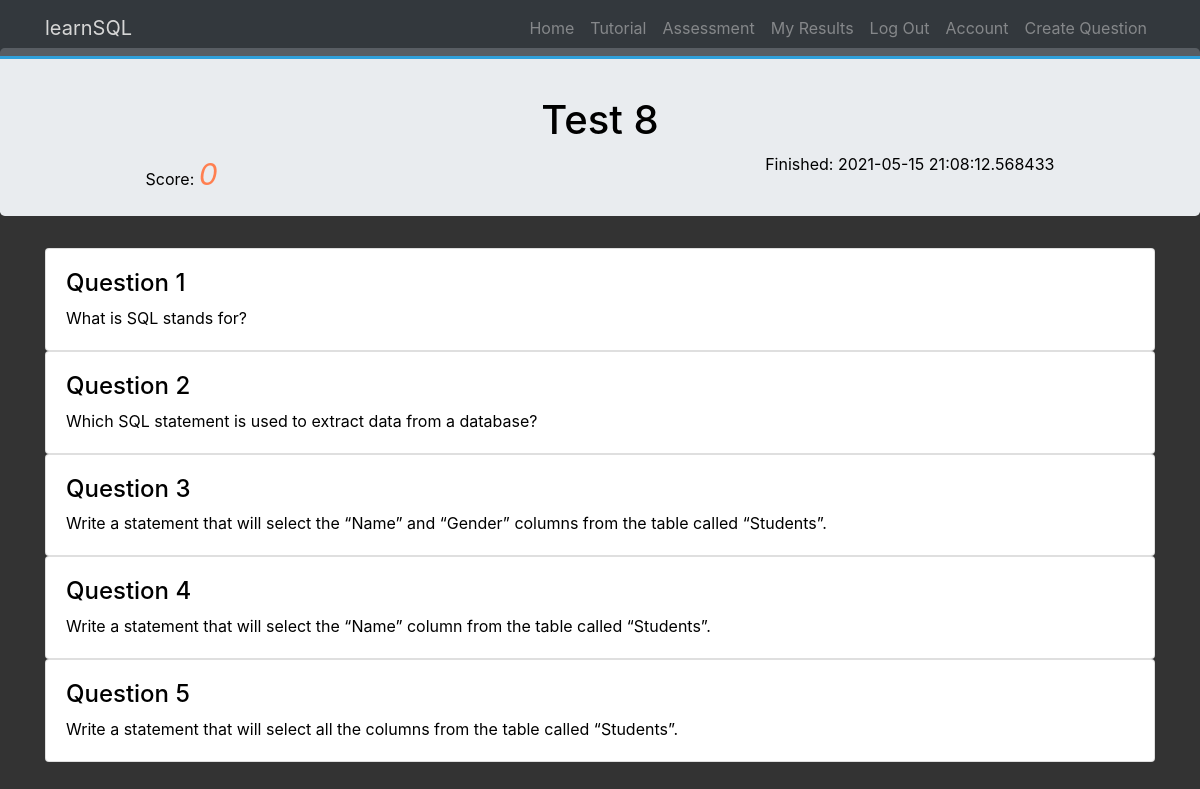
/test_results/8 (signed in), run on the app's committed database.
### OnlineAssessment/models.py (models this page shows, shortened)
class Test(db.Model):
    __tablename__ = 'tests'
    id = db.Column(db.Integer, primary_key=True)
    user_id = db.Column(db.Integer, db.ForeignKey('users.id'), nullable=False)
    date = db.Column(db.DateTime, nullable=False, default=datetime.utcnow)
    questions = db.relationship('Question', secondary=test_question_relation, backref=db.backref(
        'questions_tests', lazy='dynamic'))
    answers = db.relationship('Answer', backref='test_answers', lazy=True)
    finish = db.Column(db.Boolean, default=False, nullable=False)

class Question(db.Model):
    __tablename__ = 'questions'
    id = db.Column(db.Integer, primary_key=True)
    title = db.Column(db.String(140), nullable=False)
    content = db.Column(db.String(140), nullable=False)
    answers = db.relationship('Answer', backref='question', lazy=True)
    correct_answer = db.Column(db.String(140), nullable=False)

### OnlineAssessment/tests/views.py (the view)
@tests.route('/test_results/<int:test_id>')
@login_required
def test_results(test_id):
    test = Test.query.get_or_404(test_id)
    answers = test.answers
    questions = test.questions
    return render_template('test_results.html', test=test, answers=answers, questions=questions)

### OnlineAssessment/__init__.py (called while the page is built)
def checkAnswer(answers, question):
    flag = False
    if len(answers) > 0:
        for answer in answers:
            if answer.question_id == question.id:
                flag = True
    return flag

def calculateScore(answers, test):
    score = 0
    correctAnswers = []
    for answer in answers:
        if isAnswerCorrect(answer):
            correctAnswers.append(answer)
    if len(correctAnswers) > 0:
        for correctAnswer in correctAnswers:
            if correctAnswer.test_id == test.id:
                score += 1
    return score

### OnlineAssessment/models.py (called while the page is built)
@login_manager.user_loader
def load_user(user_id):
    return User.query.get(user_id)

### OnlineAssessment/templates/test_results.html (shortened to what this page needs)
{% extends "base.html" %}
{% block content %}
<div class="jumbotron mt-5 pt-5" style="color: black;">
	<h1 class="text-center">Test {{test.id}}</h1>
	<div class="records"><div class="test-score">Score: <span class="sc">{{calculateScore(answers, test)}}</span></div><div class="test-date"> Finished: {{ test.date }}</div></div>
</div>
<div class="container" style="color: black;">
	{% for question in test.questions %}
	<div class="card">
		<div class="card-body">
            <h4 class="question_number">Question {{ loop.index }}</h4>
			<p class="card-text">{{ question.content }}</p>
		</div>
	</div>
    {% endfor %}
</div>
{% endblock %}

### OnlineAssessment/static/index.css (style rules this page uses)
body { background: #333; color: #fff; }
.test-score { float: left; margin-left: 10%; }
.test-date { float: right; margin-right: 10%; }
.sc { color: coral; font-style: italic; font-size: 30px; }

### data on the page
Test: id "8", date "2021-05-15 21:08:12.568433"
Question: content "What is SQL stands for?"
Question: content "Which SQL statement is used to extract data from a database?"
Question: content "Write a statement that will select the “Name” and “Gender” columns from the table called “Students”."
Question: content "Write a statement that will select the “Name” column from the table called “Students”."
Question: content "Write a statement that will select all the columns from the table called “Students”."

### other printed values
{{ calculateScore(answers, test) }} "0"
